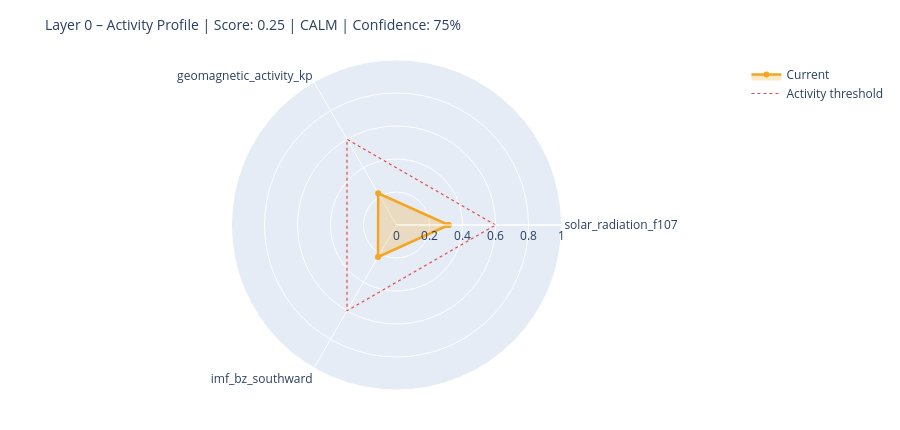

The notebook cell saved with this chart:
### Markdown cell above
---
## 6. State Assessment & Handoff to Layer 1

### Code cell
# ============================================================
# STEP 1 – Collect raw values with source modes
# Mode: 'primary' | 'fallback_3h' | 'last_valid' | 'missing'
# ============================================================

def safe_last(df, col):
    if df is None or col not in df.columns: return None
    s = df[col].dropna()
    return float(s.iloc[-1]) if not s.empty else None

f107_now = safe_last(df_f107, 'f10.7')
bz_now   = safe_last(df_mag,  'bz_gsm')
kp_now   = safe_last(df_kp,   'kp')
sw_now   = safe_last(df_sw,   'speed')

source_modes = {
    'F10.7':    'primary'  if f107_now is not None else 'missing',
    'Kp':       'primary'  if kp_now   is not None else 'missing',
    'IMF_Bz':   'primary'  if bz_now   is not None else 'missing',
    'SW_speed': 'primary'  if sw_now   is not None else 'missing',
}

# Kp Fallback – 3h endpoint
if kp_now is None:
    try:
        r = requests.get(
            'https://services.swpc.noaa.gov/json/noaa-planetary-k-index.json',
            timeout=10)
        r.raise_for_status()
        fb = pd.DataFrame(r.json())
        tc = next((c for c in fb.columns if 'time' in c.lower()), fb.columns[0])
        kc = next((c for c in fb.columns if 'kp' in c.lower() and c != tc), None)
        if kc:
            fb[kc] = fb[kc].astype(str).str.extract(r'([0-9]+(?:\.[0-9]*)?)')[0]
            fb[kc] = pd.to_numeric(fb[kc], errors='coerce')
            fb = fb[fb[kc] >= 0].dropna(subset=[kc])
            if not fb.empty:
                kp_now = float(fb[kc].iloc[-1])
                source_modes['Kp'] = 'fallback_3h'
                print(f'  Kp fallback (3h): {kp_now:.1f}')
    except Exception as e:
        print(f'  Kp fallback failed: {e}')

# Solar Wind Fallback – last valid value
if sw_now is None and df_sw is not None and 'speed' in df_sw.columns:
    s = df_sw['speed'].dropna()
    if not s.empty:
        sw_now = float(s.iloc[-1])
        source_modes['SW_speed'] = 'last_valid'
        print(f'  SW fallback (last_valid): {sw_now:.0f} km/s')

print()
print('Source modes:', source_modes)

# ============================================================
# STEP 2 – Score from available components only
# ============================================================

def norm(v, lo, hi):
    if v is None: return None
    return max(0.0, min(1.0, (v - lo) / (hi - lo)))

COMPONENTS = {
    'solar_radiation_f107':    (f107_now, norm(f107_now, 60, 250)),
    'geomagnetic_activity_kp': (kp_now,   norm(kp_now,   0,   9)),
    'imf_bz_southward':        (bz_now,   norm(-(bz_now or 0) if bz_now else None, -5, 30)
                                           if bz_now is not None else None),
    'solar_wind_speed':        (sw_now,   norm(sw_now, 300, 800)),
}

available   = {k: v[1] for k, v in COMPONENTS.items() if v[1] is not None}
unavailable = [k for k, v in COMPONENTS.items() if v[1] is None]

layer0_score = round(sum(available.values()) / len(available), 4) if available else None
confidence   = round(len(available) / len(COMPONENTS), 2)

level = ('unknown'  if layer0_score is None
         else 'calm'     if layer0_score < 0.3
         else 'moderate' if layer0_score < 0.6
         else 'active')

# ============================================================
# STEP 3 – Dominant Driver
# ============================================================

def dominant_driver(kp, f107, bz, sw):
    candidates = []
    if kp   is not None and kp   >= 4:   candidates.append(('geomagnetic',    kp / 9))
    if sw   is not None and sw   >= 500:  candidates.append(('solar_wind',     sw / 800))
    if bz   is not None and bz   <= -5:   candidates.append(('imf_southward',  abs(bz) / 30))
    if f107 is not None and f107 >= 150:  candidates.append(('solar_radiation',f107 / 250))
    return max(candidates, key=lambda x: x[1])[0] if candidates else 'none'

driver = dominant_driver(kp_now, f107_now, bz_now, sw_now)

# ============================================================
# STEP 4 – Downstream expectations
# ============================================================

def downstream_expectation(driver, score, kp, bz, f107):
    exp = {
        'magnetosphere':        'calm',
        'ionosphere':           'calm',
        'schumann_resonance':   'unchanged',
        'lithosphere_currents': 'low',
    }
    if driver == 'geomagnetic' or (kp and kp >= 5):
        exp['magnetosphere']        = 'compressed / storm'
        exp['ionosphere']           = 'elevated disturbance (TEC variability)'
        exp['schumann_resonance']   = 'elevated amplitude possible'
        exp['lithosphere_currents'] = 'elevated induction currents'
    elif driver == 'imf_southward' or (bz and bz <= -5):
        exp['magnetosphere']        = 'energy coupling active'
        exp['ionosphere']           = 'elevated electron density possible'
        exp['schumann_resonance']   = 'slight modulation possible'
    elif driver == 'solar_radiation' or (f107 and f107 >= 150):
        exp['ionosphere']           = 'elevated ionization (F-layer)'
        exp['schumann_resonance']   = 'slightly elevated background activity'
    return exp

downstream = downstream_expectation(driver, layer0_score, kp_now, bz_now, f107_now)

# ============================================================
# CONSOLE OUTPUT
# ============================================================

W = 58
print('=' * W)
print('LAYER 0 – STATE ASSESSMENT')
print('=' * W)
for name, (raw_v, score_v) in COMPONENTS.items():
    if score_v is not None:
        bar = '█' * int(score_v * 20) + '░' * (20 - int(score_v * 20))
        print(f'  {name:<35}  {bar}  {score_v:.2f}')
    else:
        print(f'  {name:<35}  {"─" * 20}  n/a')
print('-' * W)
print(f'  Score ({len(available)}/{len(COMPONENTS)} components):  {layer0_score:.3f}')
print(f'  Confidence:         {confidence:.0%}')
print(f'  Level:              {level.upper()}')
print(f'  Dominant Driver:    {driver}')

# Radar chart
cats = list(available.keys())
vals = list(available.values())
if len(cats) >= 3:
    fig = go.Figure()
    fig.add_trace(go.Scatterpolar(
        r=vals + [vals[0]], theta=cats + [cats[0]],
        fill='toself', fillcolor='rgba(242,166,35,0.25)',
        line=dict(color='#F2A623', width=2.5), name='Current'
    ))
    fig.add_trace(go.Scatterpolar(
        r=[0.6] * (len(cats) + 1), theta=cats + [cats[0]],
        line=dict(color='#E24B4A', dash='dot', width=1.2),
        mode='lines', name='Activity threshold'
    ))
    fig.update_layout(
        title=dict(text=f'Layer 0 – Activity Profile | Score: {layer0_score:.2f} | {level.upper()} | Confidence: {confidence:.0%}',
                   font=dict(size=14)),
        polar=dict(radialaxis=dict(visible=True, range=[0, 1])),
        height=430, showlegend=True,
        margin=dict(l=60, r=60, t=60, b=40)
    )
    fig.show()

### Figure 1 — Plotly figure (JSON) as saved in the notebook; plotly's stock layout.template omitted (floating-point values rounded to 4 significant figures)
{"data": [{"fill": "toself", "fillcolor": "rgba(242,166,35,0.25)", "line": {"color": "#F2A623", "width": 2.5}, "name": "Current", "r": [0.3158, 0.2222, 0.224, 0.3158], "theta": ["solar_radiation_f107", "geomagnetic_activity_kp", "imf_bz_southward", "solar_radiation_f107"], "type": "scatterpolar"}, {"line": {"color": "#E24B4A", "dash": "dot", "width": 1.2}, "mode": "lines", "name": "Activity threshold", "r": [0.6, 0.6, 0.6, 0.6], "theta": ["solar_radiation_f107", "geomagnetic_activity_kp", "imf_bz_southward", "solar_radiation_f107"], "type": "scatterpolar"}], "layout": {"height": 430, "margin": {"b": 40, "l": 60, "r": 60, "t": 60}, "polar": {"radialaxis": {"range": [0, 1], "visible": true}}, "showlegend": true, "title": {"font": {"size": 14}, "text": "Layer 0 – Activity Profile | Score: 0.25 | CALM | Confidence: 75%"}}}
